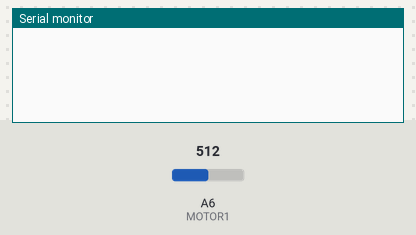
Simulated run of this sketch. Board: Arduino Nano, built with avr-gcc and run on an emulated ATmega328P. On the bench: the last lines printed to the serial monitor. Inputs (shaded band) come from the test bench; at power-on: A6 (MOTOR1) = 512.

Above: at 1.2 s.
1.3 s: A6 (MOTOR1) set to 910
At 2.1 s:
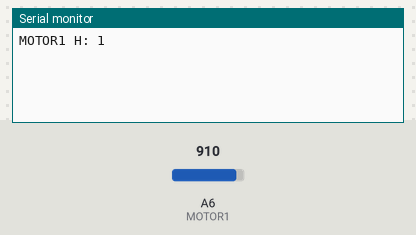
2.8 s: A6 (MOTOR1) set to 90
At 3.3 s:
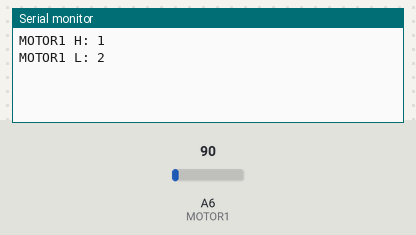

Measured:
- after the input at 1.3 s, the serial monitor: prints a new line at once (image 1)
- after the input at 2.8 s, the serial monitor: prints a new line at once (image 2)

The sketch:

arduino-interrupts.ino
```cpp
/*************************
 * This program implements a simple method for reading an encoder using the analong input pins.
 * This method is useful for situations where all of the avaible external interrupt pins are not available.
 *
 * HARDWARE:
 * MakeBlock MegaPi (based on the Arduino Mego 2560)
 * Due to the pinout configuration of the MegaPi, the external interrupt pins are occupied by other functions.
 * Pins 2, 3, 18, 19 are used for motor control.
 * Pins 20, 21 are used by the SPI interface.
 *
 ************************/

const byte MOTOR1 = A6;   //assign analog pins to each motor
const byte MOTOR2 = A7;
int encoder1 = 0;         //variables to count encoder disc "ticks" each time the encoder circuitry sends an interrupt pulse.
int encoder2 = 0;
bool lastState1 = false;
bool lastState2 = false;

float slots = 20.00;      //Number of slots in encoder disc. Used to track rotation and calculate speed.


void setup() {
  // put your setup code here, to run once:
  Serial.begin(9600);
  pinMode(MOTOR1, INPUT);
  pinMode(MOTOR2, INPUT);
}

void loop() {
  checkEncoders();

}

void checkEncoders() {
  if (analogRead(MOTOR1) > 900 && lastState1 == false) {
    lastState1 = HIGH;
    encoder1++;
    Serial.print("MOTOR1 H: ");
    Serial.println(encoder1);
  }
  else if (analogRead(MOTOR1) < 100 && lastState1 == true) {
    lastState1 = LOW;
    encoder1++;
    Serial.print("MOTOR1 L: ");
    Serial.println(encoder1);
  }

}
```
